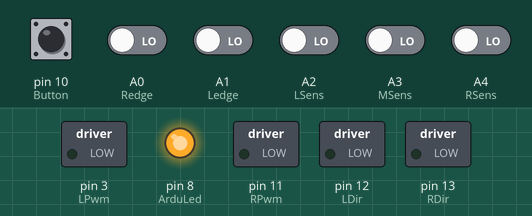
Bench run of a sketch on a simulated Arduino Uno, built with avr-gcc and run on an emulated ATmega328P. On the bench: switched loads named in the sketch (green lamp = pin HIGH), output pins drawn as LEDs (lit = HIGH). Inputs (shaded band) come from the test bench; at power-on: pin 10 (Button) HIGH, A0 (Redge), A1 (Ledge), A2 (LSens), A3 (MSens), A4 (RSens) LOW.

Above: at 0.8 s.
0.9 s: pin 10 (Button) pulled LOW for 0.15 s
At 1.4 s:
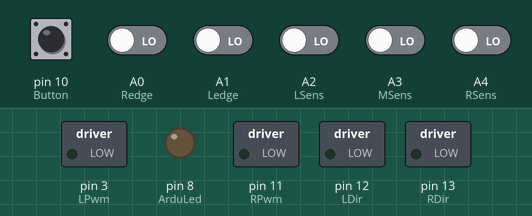
4.0 s: pin 10 (Button) driven LOW and A0 (Redge) driven HIGH and A1 (Ledge) driven HIGH and A2 (LSens) driven HIGH and A3 (MSens) driven HIGH
At 5.2 s:
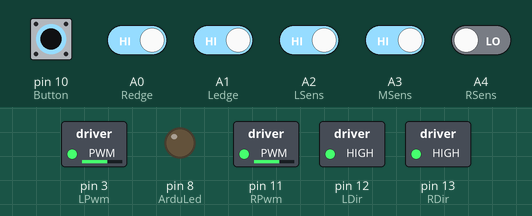
5.5 s: A3 (MSens) driven LOW
At 5.9 s:
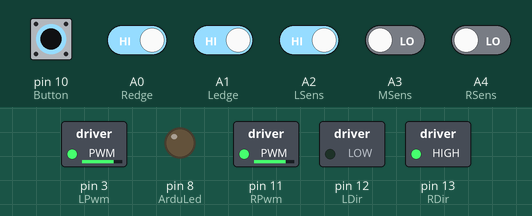
7.0 s: A3 (MSens) driven HIGH
At 7.4 s:
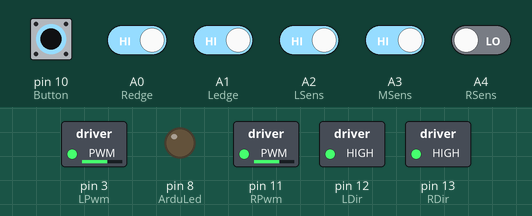
8.5 s: A0 (Redge) driven LOW
At 8.9 s:
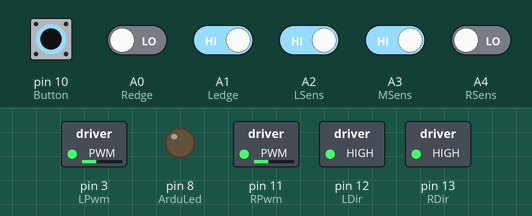
Timing chart, 0 to 11.0 s (numbered marks = the images above; inputs shaded):
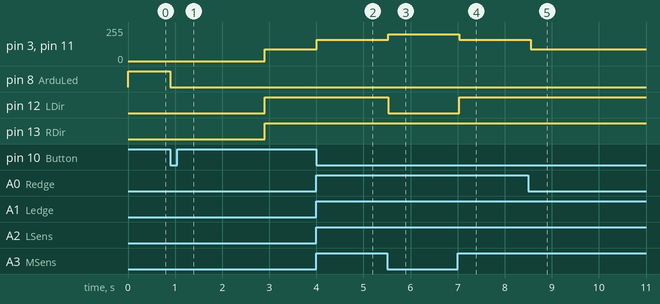

Measured:
- after the input at 0.9 s, pin 3 (LPwm), pin 11 (RPwm): 0/255 → 90/255 after 2.0 s; pin 8 (ArduLed): HIGH → LOW at once; pin 12 (LDir), pin 13 (RDir): LOW → HIGH after 2.0 s
- after the input at 4.0 s, pin 3 (LPwm), pin 11 (RPwm): 90/255 → 160/255 at once
- after the input at 5.5 s, pin 3 (LPwm), pin 11 (RPwm): 160/255 → 200/255 at once; pin 12 (LDir): HIGH → LOW at once
- after the input at 7.0 s, pin 3 (LPwm), pin 11 (RPwm): 200/255 → 160/255 at once; pin 12 (LDir): LOW → HIGH at once
- after the input at 8.5 s, pin 3 (LPwm), pin 11 (RPwm): 160/255 → 90/255 after 0.05 s

The sketch:

SUMO_code.ino
```cpp
#include <QTRSensors.h>
// Motor left and right Pin Definitions(pwm & dir)
const int RPwm = 11,
          RDir = 13,
          LPwm = 3,
          LDir = 12;

//Led pin status
const int ArduLed = 8;

//QTR sensor pins
QTRSensors qtr;

const uint8_t SensorCount = 2;
uint16_t sensorValues[SensorCount];
const int Redge = A0, Ledge = A1;

//Ir proximity sensor
const int LSens = A2, //left
          RSens = A4, //rigth
          MSens = A3; //middle

// btn pin
const int Button = 10;

//DIPStart switch
const int DS1 = 5,
          DS2 = 6,
          DS3 = 7;

// Constants
const int edgeThreshold = 100,
          MaxSpeed = 160,
          normalSpeed = 90,
          TurnSpeed = 200,
          edgeAvoidanceSpeed = 180;

const unsigned long edgeAvoidanceDuration =10,
                    debounceTime = 50,
                    actionInterval = 100;

const int T_before_start = 2000;

// Variables
unsigned long lastEdgeMillis = 0,
              lastButtonPressTime = 0,
              lastActionTime = 0;

bool robotStarted = false, avoidingEdge = false;

int leftEdge = 0,
    rightEdge = 0,

    leftProxi = 0,
    middleProxi = 0,
    rightProxi = 0;

enum ActionState { WAITING, ATTACK, TURN_LEFT, TURN_RIGHT, SEARCH_TARGET };

ActionState currentActionState = WAITING;

// Motor Control Functions
void setMotors(int leftSpeed, int rightSpeed) {
    digitalWrite(LDir, leftSpeed > 0);
    digitalWrite(RDir, rightSpeed > 0);
    analogWrite(LPwm, abs(leftSpeed));
    analogWrite(RPwm, abs(rightSpeed));
}

void checkSensors() {
  qtr.read(sensorValues);
    leftEdge = sensorValues[0];
    rightEdge = sensorValues[1];
    leftProxi = digitalRead(LSens);
    middleProxi = digitalRead(MSens);
    rightProxi = digitalRead(RSens);

    if (middleProxi == HIGH && leftEdge > edgeThreshold && rightEdge > edgeThreshold) currentActionState = ATTACK;
    else if(leftProxi == HIGH && leftEdge > edgeThreshold && rightEdge > edgeThreshold) currentActionState = TURN_LEFT;
    else if (rightProxi == HIGH && leftEdge > edgeThreshold && rightEdge > edgeThreshold) currentActionState = TURN_RIGHT;
    else currentActionState = SEARCH_TARGET;

    /* Serial.print(leftEdge );
    Serial.print(" ");
    Serial.print(rightEdge);
    Serial.print(" ");
    Serial.print(leftProxi);
    Serial.print(" ");
    Serial.print(middleProxi);
    Serial.print(" ");
    Serial.println(rightProxi);
    delay(50); */

}

void searchTarget() {
    if (avoidingEdge) {
        if (millis() - lastEdgeMillis < edgeAvoidanceDuration) {
            leftEdge < edgeThreshold ? setMotors(edgeAvoidanceSpeed, -edgeAvoidanceSpeed) : setMotors(-edgeAvoidanceSpeed, edgeAvoidanceSpeed);
        } else avoidingEdge = false;
    } else {
        if (leftEdge < edgeThreshold || rightEdge < edgeThreshold) {
            setMotors(-edgeAvoidanceSpeed, -edgeAvoidanceSpeed);//move backward
            lastEdgeMillis = millis();
            avoidingEdge = true;
        } else setMotors(normalSpeed, normalSpeed); //since no edge detect, move freely
    }
}

void performAction() {
    if (millis() - lastActionTime < actionInterval) return;
    lastActionTime = millis();

    switch (currentActionState) {
        case ATTACK:       setMotors(MaxSpeed, MaxSpeed); break;
        case TURN_LEFT:    setMotors(-TurnSpeed, TurnSpeed); break;
        case TURN_RIGHT:   setMotors(TurnSpeed, -TurnSpeed); break;
        case SEARCH_TARGET: searchTarget(); break;
        case WAITING:      setMotors(0, 0); break;
    }
}

void startupSequence() {
    digitalWrite(ArduLed, (millis() / 500) % 2 == 0);
}

void setup() {
  Serial.begin(9600);

  qtr.setTypeRC();
  qtr.setSensorPins((const uint8_t[]){Ledge, Redge}, SensorCount);//Left, Right

    pinMode(RPwm, OUTPUT); pinMode(RDir, OUTPUT); pinMode(LPwm, OUTPUT); pinMode(LDir, OUTPUT);
    pinMode(ArduLed, OUTPUT); pinMode(Redge, INPUT); pinMode(Ledge, INPUT);
    pinMode(LSens, INPUT); pinMode(RSens, INPUT); pinMode(MSens, INPUT);
    pinMode(Button, INPUT_PULLUP);

  pinMode(DS1, INPUT_PULLUP);     // Set DS1 as an input with pull-up resistor
  pinMode(DS2, INPUT_PULLUP);     // Set DS2 as an input with pull-up resistor
  pinMode(DS3, INPUT_PULLUP);     // Set DS3 as an input with pull-up resistor

    while (digitalRead(Button) == HIGH) digitalWrite(ArduLed, HIGH);
    digitalWrite(ArduLed, LOW);
}

void loop() {
  /* checkSensors();
  searchTarget(); */
    if (!robotStarted) {
        if (digitalRead(Button) == LOW && (millis() - lastButtonPressTime >= debounceTime)) {
            delay(T_before_start);
            lastButtonPressTime = millis();
            robotStarted = true;
            currentActionState = SEARCH_TARGET;
        } else startupSequence();
    } else {
        checkSensors();
        performAction();
    }
}
```
